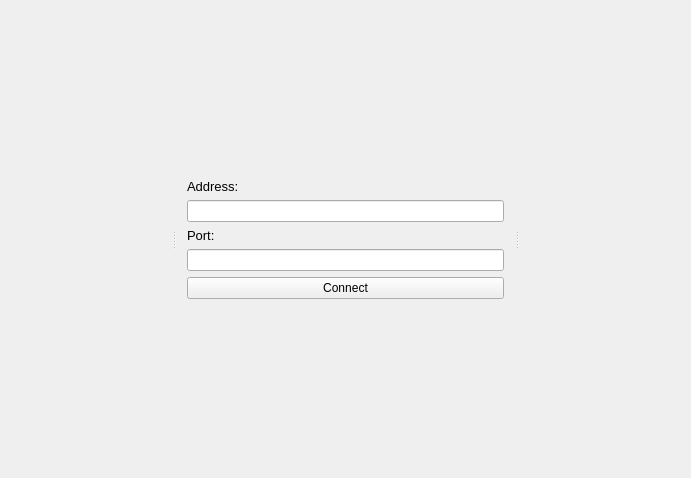
<?xml version="1.0" encoding="UTF-8"?>
<ui version="4.0">
 <class>ConForm</class>
 <widget class="QWidget" name="ConForm">
  <property name="geometry">
   <rect>
    <x>0</x>
    <y>0</y>
    <width>691</width>
    <height>478</height>
   </rect>
  </property>
  <property name="windowTitle">
   <string>Form</string>
  </property>
  <layout class="QGridLayout" name="gridLayout">
   <item row="0" column="0">
    <widget class="QSplitter" name="splitter">
     <property name="orientation">
      <enum>Qt::Horizontal</enum>
     </property>
     <widget class="QWidget" name="verticalLayoutWidget">
      <layout class="QVBoxLayout" name="verticalLayout">
       <item>
        <spacer name="horizontalSpacer">
         <property name="orientation">
          <enum>Qt::Horizontal</enum>
         </property>
         <property name="sizeHint" stdset="0">
          <size>
           <width>40</width>
           <height>20</height>
          </size>
         </property>
        </spacer>
       </item>
      </layout>
     </widget>
     <widget class="QWidget" name="verticalLayoutWidget_2">
      <layout class="QVBoxLayout" name="verticalLayout_2" stretch="0,0,0,0,0,0,0">
       <item>
        <spacer name="verticalSpacer">
         <property name="orientation">
          <enum>Qt::Vertical</enum>
         </property>
         <property name="sizeHint" stdset="0">
          <size>
           <width>20</width>
           <height>40</height>
          </size>
         </property>
        </spacer>
       </item>
       <item>
        <widget class="QLabel" name="AddrLabel">
         <property name="text">
          <string>&lt;html&gt;&lt;head/&gt;&lt;body&gt;&lt;p&gt;&lt;span style=&quot; font-size:10pt;&quot;&gt;Address:&lt;/span&gt;&lt;/p&gt;&lt;/body&gt;&lt;/html&gt;</string>
         </property>
        </widget>
       </item>
       <item>
        <widget class="QLineEdit" name="AddrEdit"/>
       </item>
       <item>
        <widget class="QLabel" name="PortLabel">
         <property name="text">
          <string>&lt;html&gt;&lt;head/&gt;&lt;body&gt;&lt;p&gt;&lt;span style=&quot; font-size:10pt;&quot;&gt;Port:&lt;/span&gt;&lt;/p&gt;&lt;/body&gt;&lt;/html&gt;</string>
         </property>
        </widget>
       </item>
       <item>
        <widget class="QLineEdit" name="PortEdit"/>
       </item>
       <item>
        <widget class="QPushButton" name="ConnectBtn">
         <property name="text">
          <string>Connect</string>
         </property>
        </widget>
       </item>
       <item>
        <spacer name="verticalSpacer_2">
         <property name="orientation">
          <enum>Qt::Vertical</enum>
         </property>
         <property name="sizeHint" stdset="0">
          <size>
           <width>20</width>
           <height>40</height>
          </size>
         </property>
        </spacer>
       </item>
      </layout>
     </widget>
     <widget class="QWidget" name="verticalLayoutWidget_3">
      <layout class="QVBoxLayout" name="verticalLayout_3">
       <item>
        <spacer name="horizontalSpacer_2">
         <property name="orientation">
          <enum>Qt::Horizontal</enum>
         </property>
         <property name="sizeHint" stdset="0">
          <size>
           <width>40</width>
           <height>20</height>
          </size>
         </property>
        </spacer>
       </item>
      </layout>
     </widget>
    </widget>
   </item>
  </layout>
 </widget>
 <layoutdefault spacing="6" margin="11"/>
 <resources/>
 <connections/>
</ui>
